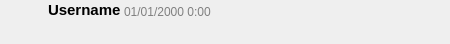
<?xml version="1.0" encoding="UTF-8"?>
<ui version="4.0">
 <class>message_widget</class>
 <widget class="QWidget" name="message_widget">
  <property name="geometry">
   <rect>
    <x>0</x>
    <y>0</y>
    <width>450</width>
    <height>44</height>
   </rect>
  </property>
  <property name="sizePolicy">
   <sizepolicy hsizetype="Preferred" vsizetype="Maximum">
    <horstretch>0</horstretch>
    <verstretch>0</verstretch>
   </sizepolicy>
  </property>
  <property name="mouseTracking">
   <bool>true</bool>
  </property>
  <property name="windowTitle">
   <string notr="true">Form</string>
  </property>
  <property name="styleSheet">
   <string notr="true">#frame:hover {
	background-color: #303030;
}

#btn_avatar {
	background: none;
	border: none;
}

#label_username {
	margin-bottom: -2px;
	font-size: 11pt;
	font-weight: 600;
	color: black;
}

#label_timestamp {
	margin-bottom: -1px;
	margin-left: 3px;
	font-size: 9pt;
	color: #808080;
}

#label_text {
	font-size: 11pt;
}</string>
  </property>
  <layout class="QVBoxLayout" name="layout_widget">
   <property name="spacing">
    <number>0</number>
   </property>
   <property name="leftMargin">
    <number>0</number>
   </property>
   <property name="topMargin">
    <number>0</number>
   </property>
   <property name="rightMargin">
    <number>0</number>
   </property>
   <property name="bottomMargin">
    <number>0</number>
   </property>
   <item>
    <widget class="QFrame" name="frame">
     <property name="mouseTracking">
      <bool>true</bool>
     </property>
     <property name="focusPolicy">
      <enum>Qt::FocusPolicy::TabFocus</enum>
     </property>
     <layout class="QGridLayout" name="layout_frame" rowstretch="0,0,1" columnstretch="0,0,1" columnminimumwidth="48,0,0">
      <property name="leftMargin">
       <number>0</number>
      </property>
      <property name="topMargin">
       <number>5</number>
      </property>
      <property name="rightMargin">
       <number>3</number>
      </property>
      <property name="bottomMargin">
       <number>3</number>
      </property>
      <property name="spacing">
       <number>0</number>
      </property>
      <item row="1" column="1">
       <widget class="QLabel" name="label_username">
        <property name="maximumSize">
         <size>
          <width>16777215</width>
          <height>14</height>
         </size>
        </property>
        <property name="text">
         <string notr="true">Username</string>
        </property>
        <property name="alignment">
         <set>Qt::AlignmentFlag::AlignBottom|Qt::AlignmentFlag::AlignLeading|Qt::AlignmentFlag::AlignLeft</set>
        </property>
        <property name="indent">
         <number>0</number>
        </property>
        <property name="textInteractionFlags">
         <set>Qt::TextInteractionFlag::NoTextInteraction</set>
        </property>
       </widget>
      </item>
      <item row="1" column="2">
       <widget class="QLabel" name="label_timestamp">
        <property name="maximumSize">
         <size>
          <width>16777215</width>
          <height>14</height>
         </size>
        </property>
        <property name="text">
         <string notr="true">01/01/2000 0:00</string>
        </property>
        <property name="alignment">
         <set>Qt::AlignmentFlag::AlignBottom|Qt::AlignmentFlag::AlignLeading|Qt::AlignmentFlag::AlignLeft</set>
        </property>
        <property name="indent">
         <number>0</number>
        </property>
        <property name="textInteractionFlags">
         <set>Qt::TextInteractionFlag::NoTextInteraction</set>
        </property>
       </widget>
      </item>
      <item row="2" column="1" colspan="2">
       <widget class="QFrame" name="frame_contents">
        <property name="sizePolicy">
         <sizepolicy hsizetype="Preferred" vsizetype="Maximum">
          <horstretch>0</horstretch>
          <verstretch>0</verstretch>
         </sizepolicy>
        </property>
        <property name="minimumSize">
         <size>
          <width>0</width>
          <height>20</height>
         </size>
        </property>
        <layout class="QVBoxLayout" name="layout_contents">
         <property name="spacing">
          <number>3</number>
         </property>
         <property name="leftMargin">
          <number>0</number>
         </property>
         <property name="topMargin">
          <number>0</number>
         </property>
         <property name="rightMargin">
          <number>0</number>
         </property>
         <property name="bottomMargin">
          <number>0</number>
         </property>
        </layout>
       </widget>
      </item>
      <item row="1" column="0" rowspan="2" alignment="Qt::AlignmentFlag::AlignHCenter|Qt::AlignmentFlag::AlignTop">
       <widget class="FrameButton" name="btn_avatar">
        <property name="cursor">
         <cursorShape>PointingHandCursor</cursorShape>
        </property>
        <property name="frameShape">
         <enum>QFrame::Shape::StyledPanel</enum>
        </property>
        <property name="frameShadow">
         <enum>QFrame::Shadow::Raised</enum>
        </property>
        <layout class="QVBoxLayout" name="layout_avatar_btn">
         <property name="spacing">
          <number>0</number>
         </property>
         <property name="leftMargin">
          <number>0</number>
         </property>
         <property name="topMargin">
          <number>0</number>
         </property>
         <property name="rightMargin">
          <number>0</number>
         </property>
         <property name="bottomMargin">
          <number>0</number>
         </property>
         <item>
          <widget class="MaskedImage" name="icon_avatar">
           <property name="minimumSize">
            <size>
             <width>32</width>
             <height>32</height>
            </size>
           </property>
           <property name="maximumSize">
            <size>
             <width>32</width>
             <height>32</height>
            </size>
           </property>
           <property name="text">
            <string notr="true"/>
           </property>
           <property name="pixmap">
            <pixmap resource="../../../resources/index.qrc">:/icons/avatar</pixmap>
           </property>
           <property name="scaledContents">
            <bool>true</bool>
           </property>
          </widget>
         </item>
        </layout>
       </widget>
      </item>
      <item row="0" column="0" colspan="3">
       <layout class="QVBoxLayout" name="layout_reply">
        <property name="spacing">
         <number>0</number>
        </property>
       </layout>
      </item>
     </layout>
    </widget>
   </item>
  </layout>
 </widget>
 <customwidgets>
  <customwidget>
   <class>FrameButton</class>
   <extends>QFrame</extends>
   <header>widgets.common</header>
   <container>1</container>
  </customwidget>
  <customwidget>
   <class>MaskedImage</class>
   <extends>QLabel</extends>
   <header>widgets.common</header>
  </customwidget>
 </customwidgets>
 <resources>
  <include location="../../../resources/index.qrc"/>
  <include location="../../../resources/index.qrc"/>
  <include location="../../../resources/index.qrc"/>
 </resources>
 <connections/>
</ui>
